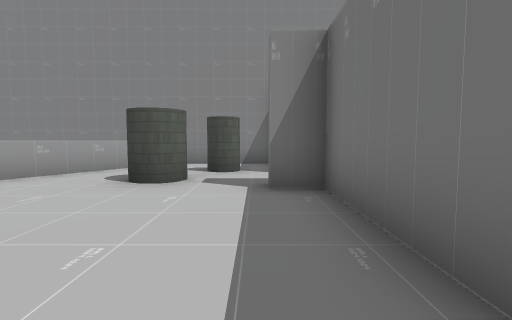
View 1 (above)

24 first-person views from a walk through a 3-D level made in the Godot game engine. The camera is 1.4 m above the floor, tilts 4° down and sees 85° across. The floor is counted in squares, 2 m on a side. Each view is taken from the middle of a square. On the plan, view 1 faces up. The plan holds only what a view shows up to about 9 squares ahead; the rest is blank. The place goes on beyond the plan. Characters and animated objects are not drawn. Some surface patterns are stand-ins.

View 2
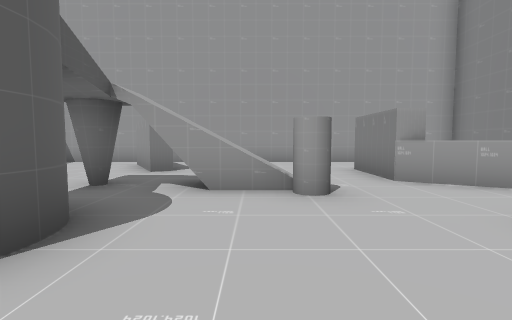

View 3
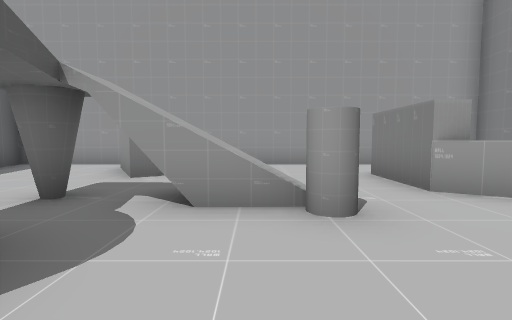

View 4
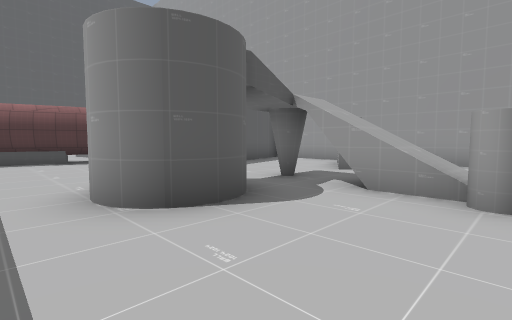

View 5
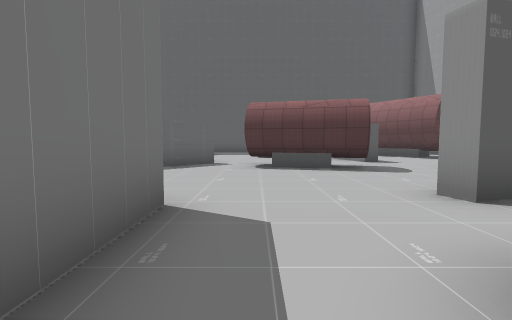

View 6
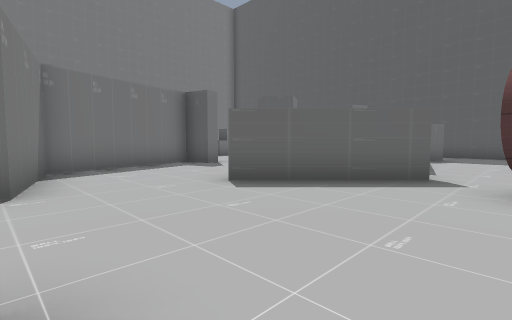

View 7
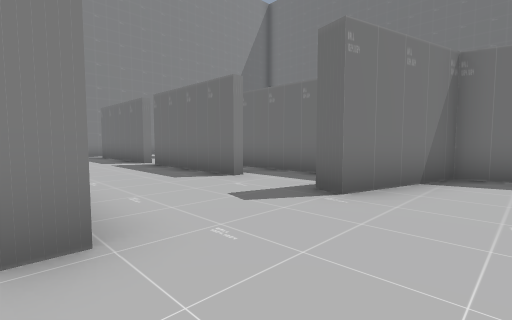

View 8
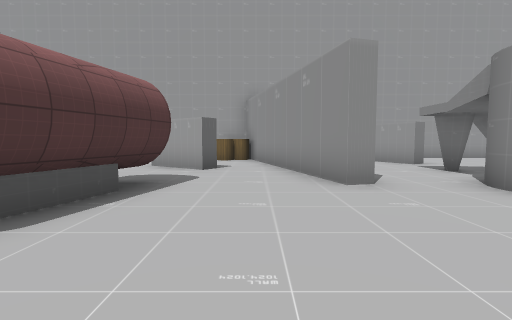

View 9
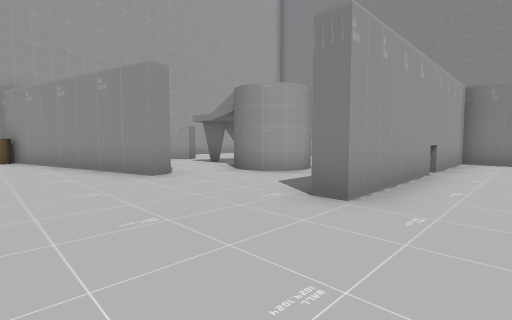

View 10
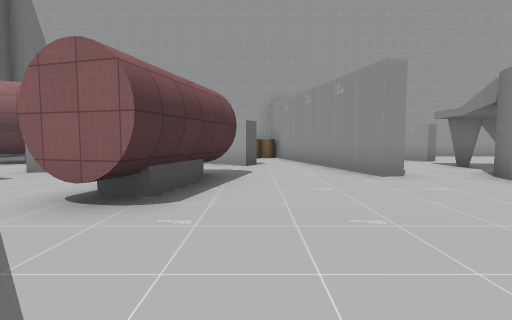

View 11
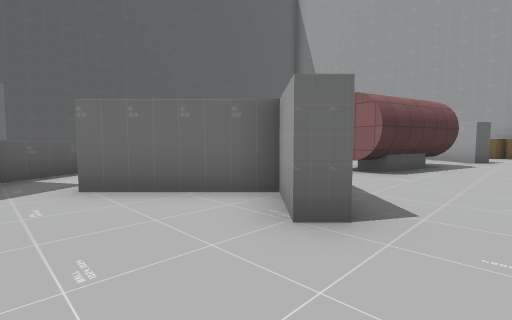

View 12
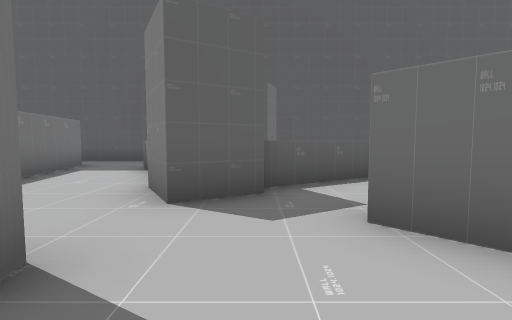

View 13
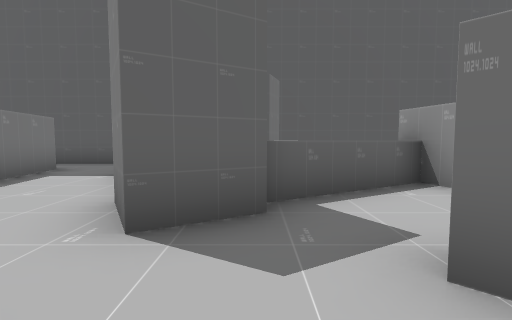

View 14
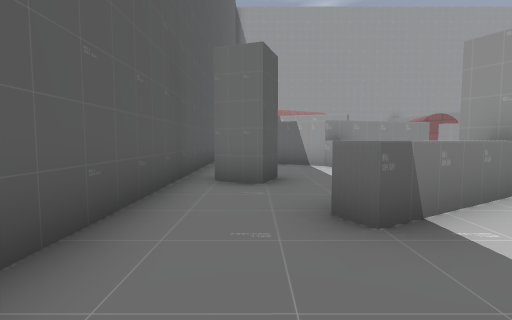

View 15
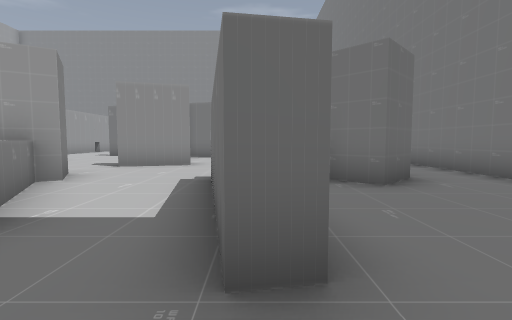

View 16
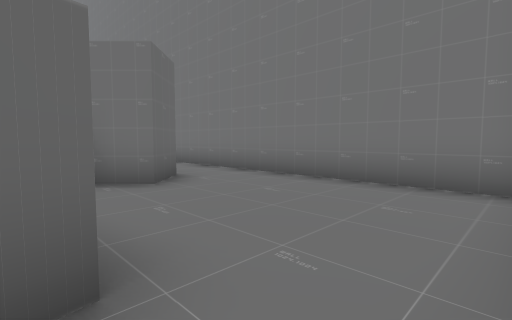

View 17
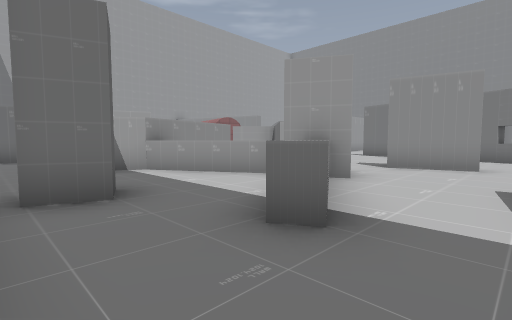

View 18
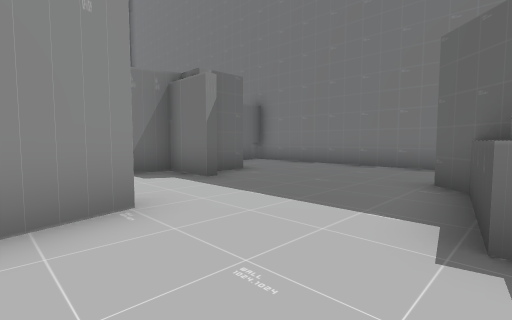

View 19
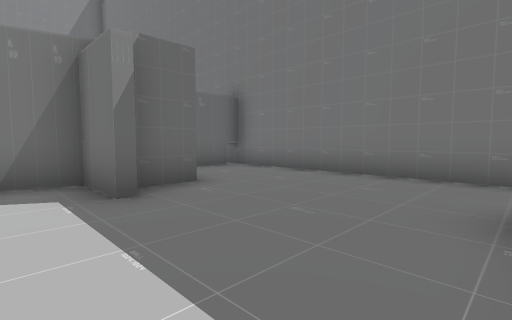

View 20
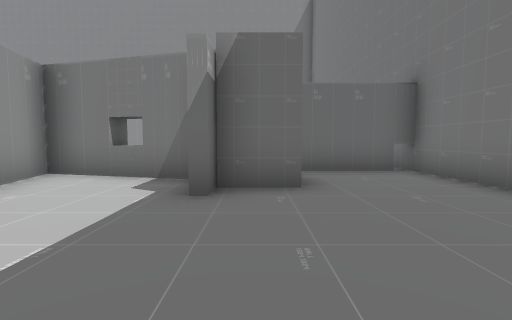

View 21
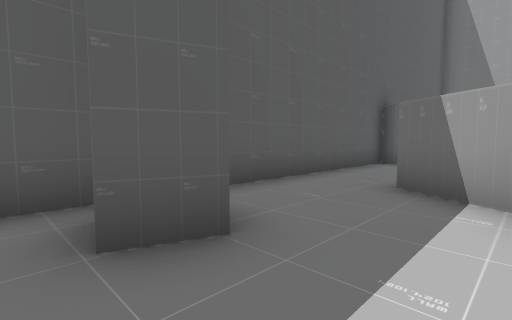

View 22
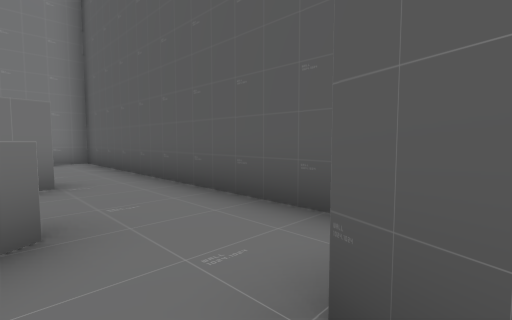

View 23
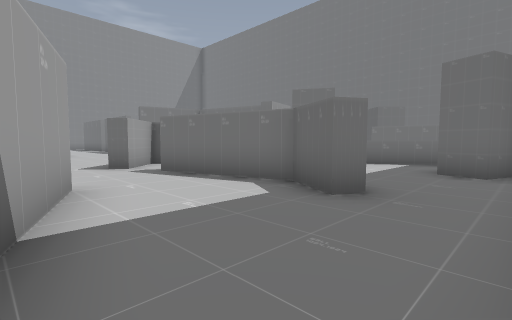

View 24
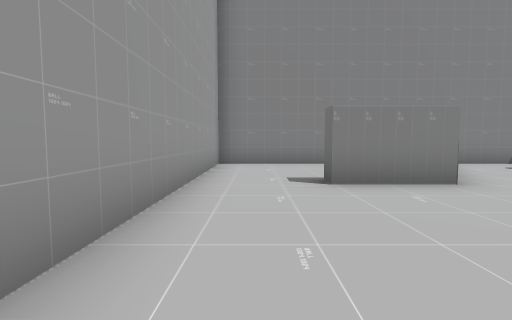

### Floor plan
Key: @ floor where view 1 was taken; # wall or solid block; x gap in a wall; . main floor; : floor 1 m higher than the main floor; + floor 2 m higher than the main floor; = window, fence, low wall or low ledge; ^ raised ledge; P pillar.
Columns run from 10 left of view 1 to 16 right of it. Each row starts with its distance up from view 1.
  9 ###########
  8 #....   ...
  7 #.... ^^.P.
  6 #...  ^....
  5 #...###.P..
  4 #..........##..#
  3 #.....P....#....
  2 #....#:....#...#
  1 #....#+....#...#
  0 #..#x##x#P@#...##
 -1 # ##....#P.#....# #
 -2 #..........#....# #
 -3 #....  ........###     ####
 -4  ..#####.........##### ...#
 -5  ###..............#..##...#
 -6    ..#............#..#....#
 -7     ##..###..##...#.......#
 -8     ...  ##.###...##......#
 -9     ..  ....####..........#
-10         ....##.........#..#
-11        #. ...#..##...^^#..#
-12      ...  ...#^^#^^..#....#
-13     ##   #...#....^..#....#
-14     ##   #...#....=..#....#
-15         # ......#.........#
-16         #.................#
-17         ###################

Positions as (right, up) in squares from view 1, and headings:
1: (0, 0), facing up
2: (0, 2), facing left
3: (-1, 2), facing left
4: (0, 3), facing down-left
5: (0, 0), facing down
6: (0, -3), facing down-right
7: (1, -5), facing up-right
8: (2, -5), facing left
9: (3, -6), facing up-left
10: (3, -6), facing left
11: (6, -5), facing down-left
12: (6, -7), facing down
13: (6, -8), facing down
14: (11, -15), facing left
15: (11, -16), facing up
16: (11, -16), facing up-right
17: (10, -16), facing up-left
18: (8, -11), facing up-right
19: (10, -10), facing up-right
20: (12, -10), facing up
21: (7, -13), facing down-left
22: (6, -14), facing down-right
23: (-1, -16), facing up-right
24: (-8, 0), facing up
